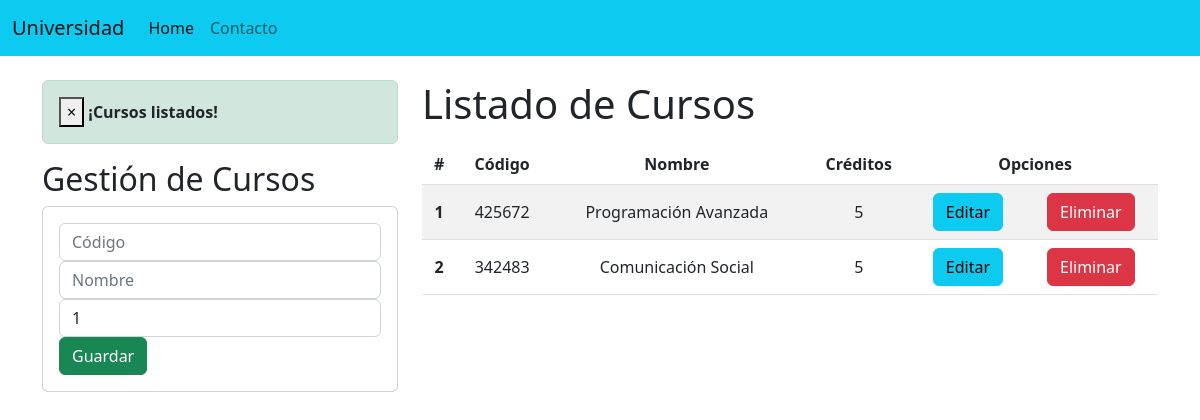
The app's page /, older data.
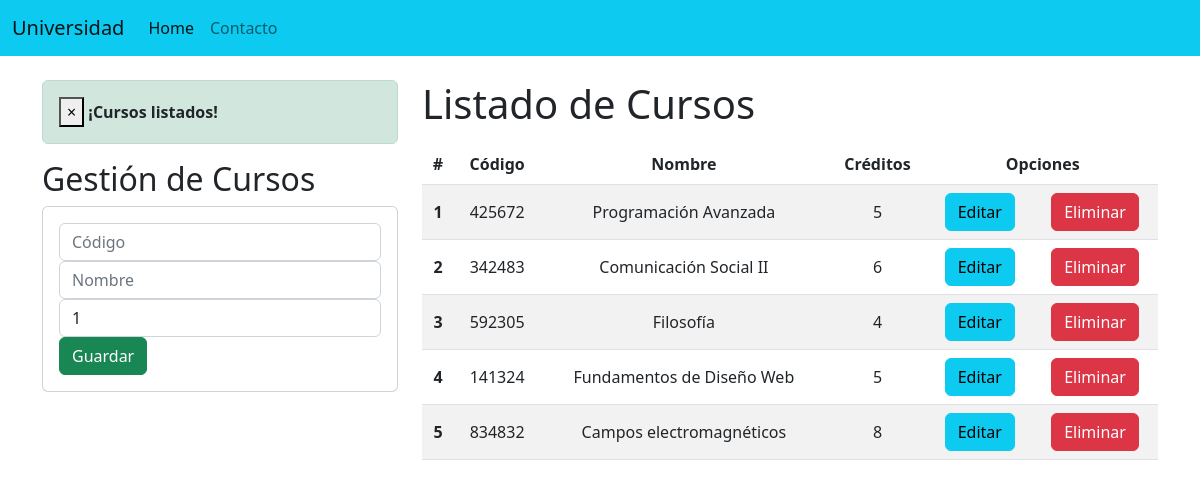
The same page, newer data.
### academico/models.py (models this page shows, shortened)
class Curso(models.Model):
    codigo = models.CharField(primary_key=True, max_length=6)
    nombre = models.CharField(max_length=50)
    creditos = models.PositiveSmallIntegerField()

### academico/views.py (the view)
# urls.py: path('', views.home, name='home'),
def home(request):
    cursos_listados = Curso.objects.all()
    messages.success(request, "¡Cursos listados!")
    return render(request, 'academico/gestionCursos.html', {'cursos': cursos_listados})

### academico/templates/academico/gestionCursos.html (shortened to what this page needs)
{% extends './base.html' %}
{% block body %}
<div class="row">
    <div class="col-sm-12 col-md-6 col-lg-4 col-xl-4">
        {% if messages %}
        {% for message in messages %}
            <div class="alert alert-dismissible alert-success">
                <button type="button" class="close" data-dismiss="alert">&times;</button>
                <strong class="text-dark">{{ message }}</strong>
            </div>
        {% endfor %}
        {% endif %}
        <h2>Gestión de Cursos</h2>
        <div class="card">
            <div class="card-body">
                <form action="/registrarCurso/" method="POST">{% csrf_token %}
                    <div class="form-group">
                        <input type="text" id="txtCodigo" name="txtCodigo" class="form-control" placeholder="Código" minlength="6" maxlength="6" required>
                    </div>
                    <div class="form-group">
                        <input type="text" id="txtNombre" name="txtNombre" class="form-control" placeholder="Nombre" maxlength="50" required>
                    </div>
                    <div class="form-group">
                        <input type="text" id="numCreditos" name="numCreditos" class="form-control" min="1" max="9" value="1" required>
                    </div>
                    <div class="form-group">
                        <button type="submit" class="btn btn-success btn-block text-white">Guardar</button>
                    </div>
                </form>
            </div>
        </div>
    </div>
    <div class="col-sm-12 col-md-6 col-lg-8 col-xl-8">
        <h1>Listado de Cursos</h1>
        <div class="table-responsive py-2">
            <table class="table table-striped">
                <thead>
                    <tr>
                        <th>#</th>
                        <th>Código</th>
                        <th>Nombre</th>
                        <th>Créditos</th>
                        <th colspan="2">Opciones</th>
                    </tr>
                </thead>
                <tbody>
                    {% for c in cursos %}
                        <tr>
                            <th>{{ forloop.counter }}</th>
                            <td>{{ c.codigo }}</td>
                            <td>{{ c.nombre }}</td>
                            <td>{{ c.creditos }}</td>
                            <td><a href="edicionCurso/{{c.codigo}}" class="btn btn-info">Editar</a></td>
                            <td><a href="eliminarCurso/{{c.codigo}}" class="btn btn-danger btnEliminacion">Eliminar</a></td>
                        </tr>
                    {% endfor %}
                </tbody>
            </table>
        </div>
    </div>
</div>
{% endblock  %}

Row changes from the older to the newer data that the page shows:
changed Curso id 342483: nombre "Comunicación Social" → "Comunicación Social II"; creditos "5" → "6"
added Curso: codigo "592305", nombre "Filosofía", creditos "4"
added Curso: codigo "141324", nombre "Fundamentos de Diseño Web", creditos "5"
added Curso: codigo "834832", nombre "Campos electromagnéticos", creditos "8"
